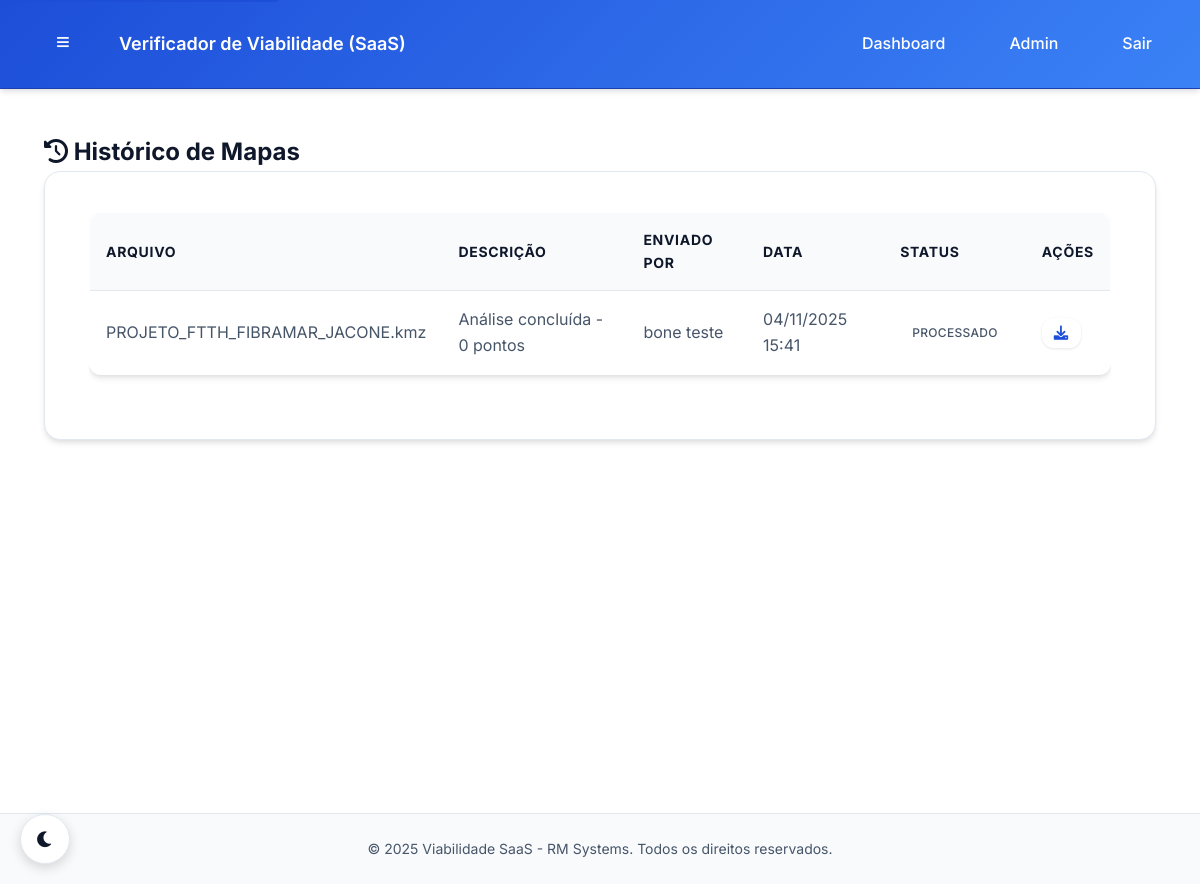
Screenshot of /fibramar/verificador/historico/ (signed in) with the database file from the repository.
### core/models.py (models this page shows, shortened)
class CTOMapFile(models.Model):
    FILE_TYPES = [
        ('kml', 'KML'),
        ('kmz', 'KMZ'),
        ('csv', 'CSV'),
        ('xls', 'XLS'),
        ('xlsx', 'XLSX'),
    ]
    PROCESSING_STATUS = [
        ('pending', 'Pendente'),
        ('processing', 'Processando'),
        ('completed', 'Concluído'),
        ('failed', 'Falhou'),
    ]
    file = models.FileField(upload_to="cto_maps/", verbose_name="Arquivo")
    description = models.CharField(max_length=255, blank=True, verbose_name="Descrição")
    file_type = models.CharField(max_length=10, choices=FILE_TYPES, default='csv', verbose_name="Tipo de Arquivo")
    company = models.ForeignKey(
        Company,
        on_delete=models.CASCADE,
        related_name='cto_maps',
        verbose_name="Empresa"
    )
    uploaded_by = models.ForeignKey(
        CustomUser,
        on_delete=models.CASCADE,
        related_name='uploaded_maps',
        verbose_name="Enviado por"
    )
    uploaded_at = models.DateTimeField(auto_now_add=True, verbose_name="Enviado em")
    processing_status = models.CharField(
        max_length=20,
        choices=PROCESSING_STATUS,
        default='pending',
        verbose_name="Status de Processamento"
    )
    is_processed = models.BooleanField(default=False, verbose_name="Processado")
    processed_at = models.DateTimeField(null=True, blank=True, verbose_name="Processado em")
    analysis_id = models.CharField(max_length=100, blank=True, verbose_name="ID da Análise")
    viability_score = models.IntegerField(null=True, blank=True, verbose_name="Score de Viabilidade")
    processing_time = models.FloatField(null=True, blank=True, verbose_name="Tempo de Processamento (s)")
    analysis_results = models.JSONField(default=dict, blank=True, verbose_name="Resultados da Análise")
    issues_found = models.JSONField(default=list, blank=True, verbose_name="Problemas Encontrados")
    recommendations = models.JSONField(default=list, blank=True, verbose_name="Recomendações")
    file_size = models.BigIntegerField(null=True, blank=True, verbose_name="Tamanho do Arquivo (bytes)")
    coordinates_count = models.IntegerField(null=True, blank=True, verbose_name="Número de Coordenadas")
    updated_at = models.DateTimeField(auto_now=True, verbose_name="Atualizado em")
    class Meta:
        verbose_name = "Mapa CTO"
        verbose_name_plural = "Mapas CTO"
        ordering = ['-uploaded_at']
        indexes = [
            models.Index(fields=['company', 'processing_status']),
            models.Index(fields=['uploaded_by', 'uploaded_at']),
            models.Index(fields=['file_type', 'is_processed']),
        ]
    @property
    def file_name(self):
        return os.path.basename(self.file.name) if self.file else ""

class CustomUser(AbstractUser):
    USER_ROLES = [
        ('RM', 'Administrador RM'),  # Você e o Bone
        ('COMPANY_ADMIN', 'Administrador da Empresa'),  # Admin da empresa cliente
        ('COMPANY_USER', 'Usuário da Empresa'),  # Usuário comum da empresa
    ]
    role = models.CharField(
        max_length=20,
        choices=USER_ROLES,
        default='COMPANY_USER',
        verbose_name="Função"
    )
    company = models.ForeignKey(
        Company,
        on_delete=models.CASCADE,
        null=True,
        blank=True,
        related_name='users',
        verbose_name="Empresa"
    )
    phone = models.CharField(max_length=20, blank=True, verbose_name="Telefone")
    created_at = models.DateTimeField(auto_now_add=True, verbose_name="Criado em")
    updated_at = models.DateTimeField(auto_now=True, verbose_name="Atualizado em")
    class Meta:
        verbose_name = "Usuário"
        verbose_name_plural = "Usuários"
    @property
    def is_rm_admin(self):
        return self.role == 'RM' or self.is_superuser
    @property
    def is_company_admin(self):
        return self.role == 'COMPANY_ADMIN'
    def get_full_name(self):
        if self.first_name and self.last_name:
            return f"{self.first_name} {self.last_name}"
        return self.username

### core/views.py (the view)
@login_required
@company_access_required(require_admin=False, allow_user_role=False)
def company_map_history(request, company_slug):
    company = get_object_or_404(Company, slug=company_slug)
    maps = CTOMapFile.objects.filter(company=company).order_by('-uploaded_at')
    return render(request, 'company/maps/history.html', {'maps': maps, 'company': company})

### core/permissions.py (called while the page is built, shortened)
def company_access_required(require_admin=False, allow_user_role=True):
    def decorator(view_func):
        @wraps(view_func)
        def _wrapped(request, *args, **kwargs):
            user = request.user
            if user.is_authenticated and (getattr(user, 'is_rm_admin', False) or getattr(user, 'is_superuser', False)):
                return view_func(request, *args, **kwargs)
        return _wrapped
    return decorator

### templates/company/maps/history.html (shortened to what this page needs)
{% extends 'base.html' %}
{% block content %}
<div class="container-fluid">
  <div class="row">
    <div class="col-12">
      <div class="d-flex justify-content-between align-items-center mb-4">
        <h2>
          <i class="fas fa-history me-2"></i>
          Histórico de Mapas
        </h2>
      </div>
      {% if maps %}
      <div class="card">
        <div class="card-body">
          <div class="table-responsive">
            <table class="table table-hover align-middle">
              <thead>
                <tr>
                  <th>Arquivo</th>
                  <th>Descrição</th>
                  <th>Enviado por</th>
                  <th>Data</th>
                  <th>Status</th>
                  <th class="text-end">Ações</th>
                </tr>
              </thead>
              <tbody>
                {% for m in maps %}
                <tr>
                  <td>{{ m.file_name }}</td>
                  <td>{{ m.description|default:'-' }}</td>
                  <td>{{ m.uploaded_by.get_full_name|default:m.uploaded_by.username }}</td>
                  <td>{{ m.uploaded_at|date:'d/m/Y H:i' }}</td>
                  <td>
                    {% if m.is_processed %}
                      <span class="badge bg-success">Processado</span>
                    {% else %}
                      <span class="badge bg-warning text-dark">Pendente</span>
                    {% endif %}
                  </td>
                  <td class="text-end">
                    <a href="{% url 'company:map_download' company_slug=company.slug pk=m.id %}" class="btn btn-sm btn-outline-primary">
                      <i class="fas fa-download"></i>
                    </a>
                  </td>
                </tr>
                {% endfor %}
              </tbody>
            </table>
          </div>
        </div>
      </div>
      {% else %}
      <div class="alert alert-info">
        <i class="fas fa-info-circle"></i> Nenhum mapa encontrado para {{ company.name }}.
      </div>
      {% endif %}
    </div>
  </div>
</div>
{% endblock %}

### static/css/theme_colors.css (style rules this page uses)
:root { --rm-primary: #1D4ED8; --rm-primary-dark: #1E40AF; --rm-primary-light: #3B82F6; --rm-primary-50: #EFF6FF; --rm-primary-100: #DBEAFE; --rm-gray-900: #0F172A; --rm-gray-800: #1E293B; --rm-gray-700: #334155; --rm-gray-600: #475569; --rm-gray-500: #64748B; --rm-gray-400: #94A3B8; --rm-gray-300: #CBD5E1; --rm-gray-200: #E2E8F0; --rm-gray-100: #F1F5F9; --rm-gray-50: #F8FAFC; --rm-white: #FFFFFF; --rm-black: #000000; --rm-success: #10B981; --rm-success-dark: #059669; --rm-warning: #F59E0B; --rm-warning-dark: #D97706; --rm-error: #EF4444; --rm-error-dark: #DC2626; --rm-info: #3B82F6; --rm-gradient-primary: linear-gradient(135deg, #1D4ED8 0%, #3B82F6 100%); --rm-gradient-secondary: linear-gradient(135deg, #F8FAFC 0%, #EFF6FF 100%); --rm-gradient-dark: linear-gradient(135deg, #0F172A 0%, #1E293B 100%); --rm-shadow-sm: 0 1px 2px 0 rgba(15, 23, 42, 0.05); --rm-shadow: 0 4px 6px -1px rgba(15, 23, 42, 0.1), 0 2px 4px -1px rgba(15, 23, 42, 0.06); --rm-shadow-md: 0 10px 15px -3px rgba(15, 23, 42, 0.1), 0 4px 6px -2px rgba(15, 23, 42, 0.05); --rm-shadow-lg: 0 20px 25px -5px rgba(15, 23, 42, 0.1), 0 10px 10px -5px rgba(15, 23, 42, 0.04); --rm-shadow-xl: 0 25px 50px -12px rgba(15, 23, 42, 0.25); --rm-border-radius-sm: 0.25rem; --rm-border-radius-md: 0.5rem; --rm-border-radius-lg: 0.75rem; --rm-border-radius-xl: 1rem; --rm-border-radius-full: 9999px; --rm-bg-primary: var(--rm-white); --rm-bg-secondary: var(--rm-gray-50); --rm-bg-tertiary: var(--rm-gray-100); --rm-bg-accent: var(--rm-primary-50); --rm-text-primary: var(--rm-gray-900); --rm-text-secondary: var(--rm-gray-600); --rm-text-tertiary: var(--rm-gray-500); --rm-text-inverse: var(--rm-white); --rm-border-primary: var(--rm-gray-200); --rm-border-secondary: var(--rm-gray-300); --rm-border-accent: var(--rm-primary-100); --rm-card-bg: var(--rm-white); --rm-card-border: var(--rm-gray-200); --rm-card-shadow: var(--rm-shadow); --rm-input-bg: var(--rm-white); --rm-input-border: var(--rm-gray-300); --rm-input-focus: var(--rm-primary); --rm-button-primary: var(--rm-primary); --rm-button-primary-hover: var(--rm-primary-dark); --rm-button-secondary: var(--rm-gray-100); --rm-button-secondary-hover: var(--rm-gray-200); --rm-nav-bg: var(--rm-white); --rm-nav-border: var(--rm-gray-200); --rm-nav-shadow: var(--rm-shadow-sm); --rm-sidebar-bg: var(--rm-gray-50); --rm-sidebar-border: var(--rm-gray-200); --rm-header-bg: var(--rm-gradient-primary); --rm-header-border: var(--rm-primary-dark); --rm-header-shadow: var(--rm-shadow); --rm-footer-bg: var(--rm-gray-50); --rm-footer-border: var(--rm-gray-200); --rm-footer-text: var(--rm-gray-600); }
* { transition: background-color 0.3s ease, border-color 0.3s ease, color 0.3s ease, box-shadow 0.3s ease; }

### static/css/global.css (style rules this page uses)
body { background-color: var(--rm-bg-primary); color: var(--rm-text-primary); transition: background-color 0.3s ease, color 0.3s ease; }

### templates/base.html (style rules this page uses)
.card, .upload-area { margin: 0 auto; }
.row { display: flex; flex-wrap: wrap; margin: 0 -15px; }
.row > [class*="col-"] { padding: 0 15px; box-sizing: border-box; }

### rows the page displays
CTOMapFile: file_name "PROJETO_FTTH_FIBRAMAR_JACONE.kmz", description "Análise concluída - 0 pontos", uploaded_by.get_full_name "bone teste", uploaded_at "04/11/2025 15:41", is_processed "PROCESSADO"
